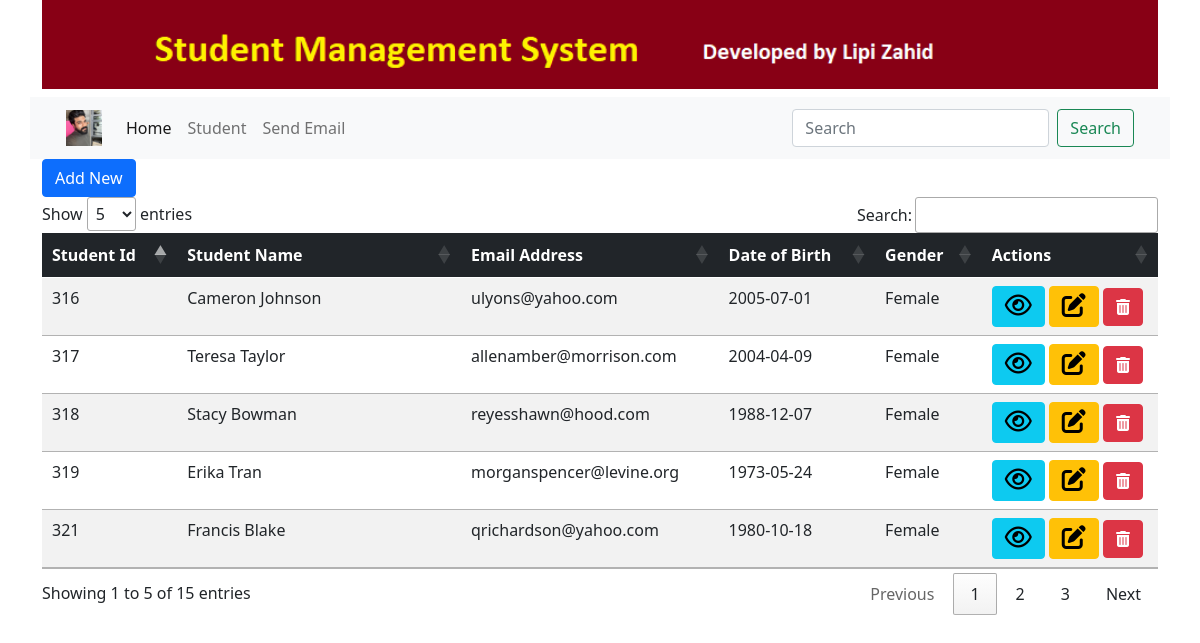
Screenshot of /std/index/ with the database file from the repository.
### myapp/models.py (models this page shows, shortened)
class Student(models.Model):
    GENDER_CHOICES=[('Male','Male'),('Female','Female')]
    id=models.AutoField(primary_key=True)
    name=models.CharField(max_length=100)
    email=models.EmailField(unique=True,blank=True)
    dob=models.DateField(default=datetime.now, blank=True)
    gender=models.CharField(max_length=6,choices=GENDER_CHOICES,default='Female')

### myapp/views.py (the view)
# urls.py: path('index/', views.index,name='index'),
def index(request):
    std=Student.objects.order_by('-id')
    paginator=Paginator(std,15)
    page=request.GET.get('page')
    students=paginator.get_page(page)
    context={'title':'List of student','students':students}
    return render(request,'student/index.html',context)

### templates/student/index.html (shortened to what this page needs)
{% extends 'base.html' %}
{% block content %}
        <div>
            <div class="well">
                <a href="{% url 'student:create' %}" class="btn btn-primary">Add New</a>
            </div>
            <table id="myTable" class="table table-striped DataTable" data-page-length="5">
                <thead>
                    <tr class="table-dark">
                        <th>Student Id</th>
                        <th>Student Name</th>
                        <th>Email Address</th>
                        <th>Date of Birth</th>
                        <th>Gender</th>
                        <th>Actions</th>
                    </tr>
                </thead>
                <tbody>
                    {% for std in students %}
                    <tr>
                        <td>{{ std.id }}</td>
                        <td>{{ std.name }}</td>
                        <td>{{ std.email }}</td>
                        <td>{{ std.dob|date:'Y-m-d' }}</td>
                        <td>{{ std.gender }}</td>
                        <td>
                            <a href="{% url 'student:details' std.id %}" class="btn btn-info" title="View"><i class="fa fa-eye" style="font-size:24px"></i></a>
                            <a href="{% url 'student:edit' std.id %}" class="btn btn-warning" title="Edit"><i class='fas fa-edit' style='font-size:24px'></i></a>
                            <a href="{% url 'student:delete' std.id %}" class="btn btn-danger" title="Delete"><i class="fa fa-trash"></i> </a>
                        </td>
                    </tr>
                    {% endfor %}
                </tbody>
            </table>
        </div>
{% endblock %}

### templates/base.html (shortened to what this page needs)
{% load static %}
<!DOCTYPE html>
<html lang="en">
<head>
    <link href="https://cdn.jsdelivr.net/npm/bootstrap@5.0.0-beta2/dist/css/bootstrap.min.css" rel="stylesheet">
    <link rel="stylesheet" href="https://cdnjs.cloudflare.com/ajax/libs/font-awesome/5.15.3/css/fontawesome.min.css">
    <link rel="stylesheet" href="https://cdn.datatables.net/1.10.24/css/jquery.dataTables.min.css">
    <link rel="stylesheet" href="https://pro.fontawesome.com/releases/v5.10.0/css/all.css"/>
</head>
<body>
    {% include 'header.html' %}
    {% include 'nav.html' %}
    <main>
        <div class="container">
            {% block content %} {% endblock %}
        </div>
    </main>
</body>
</html>

### templates/header.html
{% load static %}
<header>
    <div class="container">
        <div class="row">
            <div>
                <h1>
                    <a href="">
                        <img src="{% static 'images/logo.png' %}" alt="" width="100%">
                    </a>
                </h1>
            </div>
        </div>
    </div>
</header>

### templates/nav.html (shortened to what this page needs)
{% load static %}
{% block javascript %}
<link href="https://cdn.jsdelivr.net/npm/bootstrap@5.0.0-beta3/dist/css/bootstrap.min.css" rel="stylesheet">
{% endblock %}
<header>
    <div class="container">
        <div class="row" >
            <nav class="navbar navbar-expand-lg navbar-light bg-light">
                <div class="container-fluid">
                  <a class="navbar-brand" href="/index"><img src="{% static 'images/android-icon-36x36.png'%}" alt="icon"></a>
                  <div class="collapse navbar-collapse" id="navbarSupportedContent">
                    <ul class="navbar-nav me-auto mb-2 mb-lg-0">
                      <li class="nav-item">
                        <a class="nav-link active" aria-current="page" href="{% url 'home' %}">Home</a>
                      </li>
                      <li class="nav-item">
                        <a class="nav-link" href="{% url 'student:index' %}">Student</a>
                      </li>
                      <li class="nav-item">
                        <a class="nav-link " href="{% url 'student:sendEmail' %}" tabindex="-1" >Send Email</a>
                      </li>
                    </ul>
                    <form class="d-flex">
                      <input class="form-control me-2" type="search" placeholder="Search" aria-label="Search">
                      <button class="btn btn-outline-success" type="submit">Search</button>
                    </form>
                  </div>
                </div>
              </nav>
        </div>
    </div>
</header>

### rows the page displays
Student: id "321", name "Francis Blake", email "qrichardson@yahoo.com", dob "1980-10-18", gender "Female"
Student: id "319", name "Erika Tran", email "morganspencer@levine.org", dob "1973-05-24", gender "Female"
Student: id "318", name "Stacy Bowman", email "reyesshawn@hood.com", dob "1988-12-07", gender "Female"
Student: id "317", name "Teresa Taylor", email "allenamber@morrison.com", dob "2004-04-09", gender "Female"
Student: id "316", name "Cameron Johnson", email "ulyons@yahoo.com", dob "2005-07-01", gender "Female"
